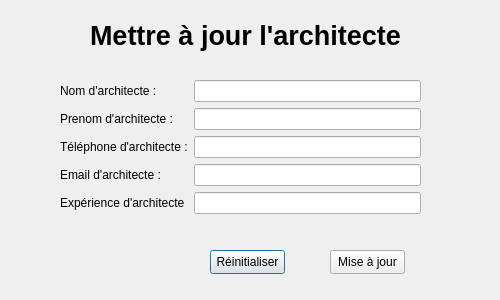
<?xml version="1.0" encoding="UTF-8"?>
<ui version="4.0">
 <class>UpdateArchitecte</class>
 <widget class="QDialog" name="UpdateArchitecte">
  <property name="geometry">
   <rect>
    <x>0</x>
    <y>0</y>
    <width>500</width>
    <height>300</height>
   </rect>
  </property>
  <property name="windowTitle">
   <string>Update Architecte</string>
  </property>
  <widget class="QPushButton" name="rBtn">
   <property name="geometry">
    <rect>
     <x>210</x>
     <y>250</y>
     <width>75</width>
     <height>24</height>
    </rect>
   </property>
   <property name="text">
    <string>Réinitialiser</string>
   </property>
  </widget>
  <widget class="QWidget" name="formLayoutWidget">
   <property name="geometry">
    <rect>
     <x>60</x>
     <y>80</y>
     <width>361</width>
     <height>136</height>
    </rect>
   </property>
   <layout class="QFormLayout" name="formLayout">
    <item row="0" column="0">
     <widget class="QLabel" name="label">
      <property name="text">
       <string>Nom d'architecte :</string>
      </property>
     </widget>
    </item>
    <item row="0" column="1">
     <widget class="QLineEdit" name="txt"/>
    </item>
    <item row="1" column="0">
     <widget class="QLabel" name="label_2">
      <property name="text">
       <string>Prenom d'architecte :</string>
      </property>
     </widget>
    </item>
    <item row="1" column="1">
     <widget class="QLineEdit" name="txt_2"/>
    </item>
    <item row="2" column="0">
     <widget class="QLabel" name="label_3">
      <property name="text">
       <string>Téléphone d'architecte :</string>
      </property>
     </widget>
    </item>
    <item row="2" column="1">
     <widget class="QLineEdit" name="txt_3"/>
    </item>
    <item row="3" column="0">
     <widget class="QLabel" name="label_4">
      <property name="text">
       <string>Email d'architecte :</string>
      </property>
     </widget>
    </item>
    <item row="3" column="1">
     <widget class="QLineEdit" name="txt_4"/>
    </item>
    <item row="4" column="0">
     <widget class="QLabel" name="label_5">
      <property name="text">
       <string>Expérience d'architecte</string>
      </property>
     </widget>
    </item>
    <item row="4" column="1">
     <widget class="QLineEdit" name="txt_5"/>
    </item>
   </layout>
  </widget>
  <widget class="QPushButton" name="ajouterBtn">
   <property name="geometry">
    <rect>
     <x>330</x>
     <y>250</y>
     <width>75</width>
     <height>24</height>
    </rect>
   </property>
   <property name="text">
    <string>Mise à jour</string>
   </property>
  </widget>
  <widget class="QLabel" name="label_6">
   <property name="geometry">
    <rect>
     <x>90</x>
     <y>0</y>
     <width>321</width>
     <height>71</height>
    </rect>
   </property>
   <property name="font">
    <font>
     <pointsize>20</pointsize>
     <bold>true</bold>
    </font>
   </property>
   <property name="text">
    <string>Mettre à jour l'architecte</string>
   </property>
  </widget>
 </widget>
 <resources/>
 <connections/>
</ui>
